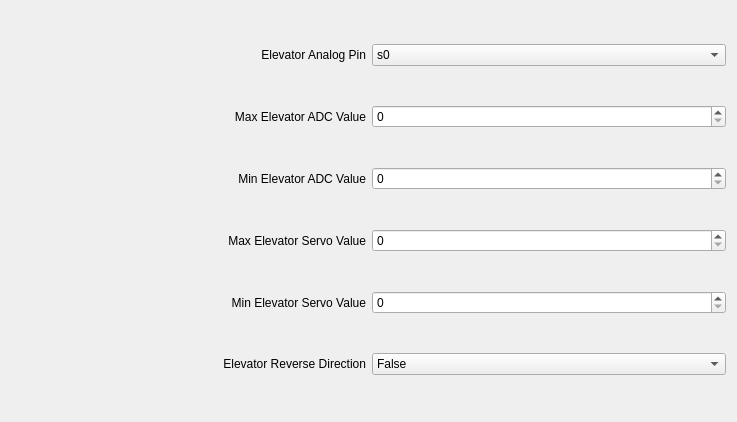
             <widget class="QWidget" name="scrollAreaWidgetContents_10">
              <property name="geometry">
               <rect>
                <x>0</x>
                <y>0</y>
                <width>737</width>
                <height>422</height>
               </rect>
              </property>
              <layout class="QGridLayout" name="gridLayout_17">
               <item row="0" column="0">
                <layout class="QHBoxLayout" name="horizontalLayout_46">
                 <item>
                  <widget class="QLabel" name="label_46">
                   <property name="text">
                    <string>Elevator Analog Pin</string>
                   </property>
                   <property name="alignment">
                    <set>Qt::AlignRight|Qt::AlignTrailing|Qt::AlignVCenter</set>
                   </property>
                  </widget>
                 </item>
                 <item>
                  <widget class="QComboBox" name="elevator_an_pin">
                   <property name="currentIndex">
                    <number>0</number>
                   </property>
                   <item>
                    <property name="text">
                     <string>s0</string>
                    </property>
                   </item>
                   <item>
                    <property name="text">
                     <string>s1</string>
                    </property>
                   </item>
                   <item>
                    <property name="text">
                     <string>s2</string>
                    </property>
                   </item>
                   <item>
                    <property name="text">
                     <string>s3</string>
                    </property>
                   </item>
                  </widget>
                 </item>
                </layout>
               </item>
               <item row="2" column="0">
                <layout class="QHBoxLayout" name="horizontalLayout_48">
                 <item>
                  <widget class="QLabel" name="label_48">
                   <property name="text">
                    <string>Max Elevator ADC Value</string>
                   </property>
                   <property name="alignment">
                    <set>Qt::AlignRight|Qt::AlignTrailing|Qt::AlignVCenter</set>
                   </property>
                  </widget>
                 </item>
                 <item>
                  <widget class="QSpinBox" name="max_elevator_adc">
                   <property name="minimum">
                    <number>0</number>
                   </property>
                   <property name="maximum">
                    <number>65535</number>
                   </property>
                   <property name="value">
                    <number>0</number>
                   </property>
                  </widget>
                 </item>
                </layout>
               </item>
               <item row="5" column="0">
                <layout class="QHBoxLayout" name="horizontalLayout_51">
                 <item>
                  <widget class="QLabel" name="label_51">
                   <property name="text">
                    <string>Max Elevator Servo Value</string>
                   </property>
                   <property name="alignment">
                    <set>Qt::AlignRight|Qt::AlignTrailing|Qt::AlignVCenter</set>
                   </property>
                  </widget>
                 </item>
                 <item>
                  <widget class="QSpinBox" name="max_elevator_servo">
                   <property name="maximum">
                    <number>65535</number>
                   </property>
                  </widget>
                 </item>
                </layout>
               </item>
               <item row="7" column="0">
                <layout class="QHBoxLayout" name="horizontalLayout_88">
                 <item>
                  <widget class="QLabel" name="label_88">
                   <property name="text">
                    <string>Elevator Reverse Direction</string>
                   </property>
                   <property name="alignment">
                    <set>Qt::AlignRight|Qt::AlignTrailing|Qt::AlignVCenter</set>
                   </property>
                  </widget>
                 </item>
                 <item>
                  <widget class="QComboBox" name="elevator_reverse">
                   <property name="currentIndex">
                    <number>1</number>
                   </property>
                   <item>
                    <property name="text">
                     <string>True</string>
                    </property>
                   </item>
                   <item>
                    <property name="text">
                     <string>False</string>
                    </property>
                   </item>
                  </widget>
                 </item>
                </layout>
               </item>
               <item row="3" column="0">
                <layout class="QHBoxLayout" name="horizontalLayout_47">
                 <item>
                  <widget class="QLabel" name="label_47">
                   <property name="text">
                    <string>Min Elevator ADC Value</string>
                   </property>
                   <property name="alignment">
                    <set>Qt::AlignRight|Qt::AlignTrailing|Qt::AlignVCenter</set>
                   </property>
                  </widget>
                 </item>
                 <item>
                  <widget class="QSpinBox" name="min_elevator_adc">
                   <property name="maximum">
                    <number>65535</number>
                   </property>
                  </widget>
                 </item>
                </layout>
               </item>
               <item row="6" column="0">
                <layout class="QHBoxLayout" name="horizontalLayout_50">
                 <item>
                  <widget class="QLabel" name="label_50">
                   <property name="text">
                    <string>Min Elevator Servo Value</string>
                   </property>
                   <property name="alignment">
                    <set>Qt::AlignRight|Qt::AlignTrailing|Qt::AlignVCenter</set>
                   </property>
                  </widget>
                 </item>
                 <item>
                  <widget class="QSpinBox" name="min_elevator_servo">
                   <property name="maximum">
                    <number>65535</number>
                   </property>
                  </widget>
                 </item>
                </layout>
               </item>
              </layout>
             </widget>
